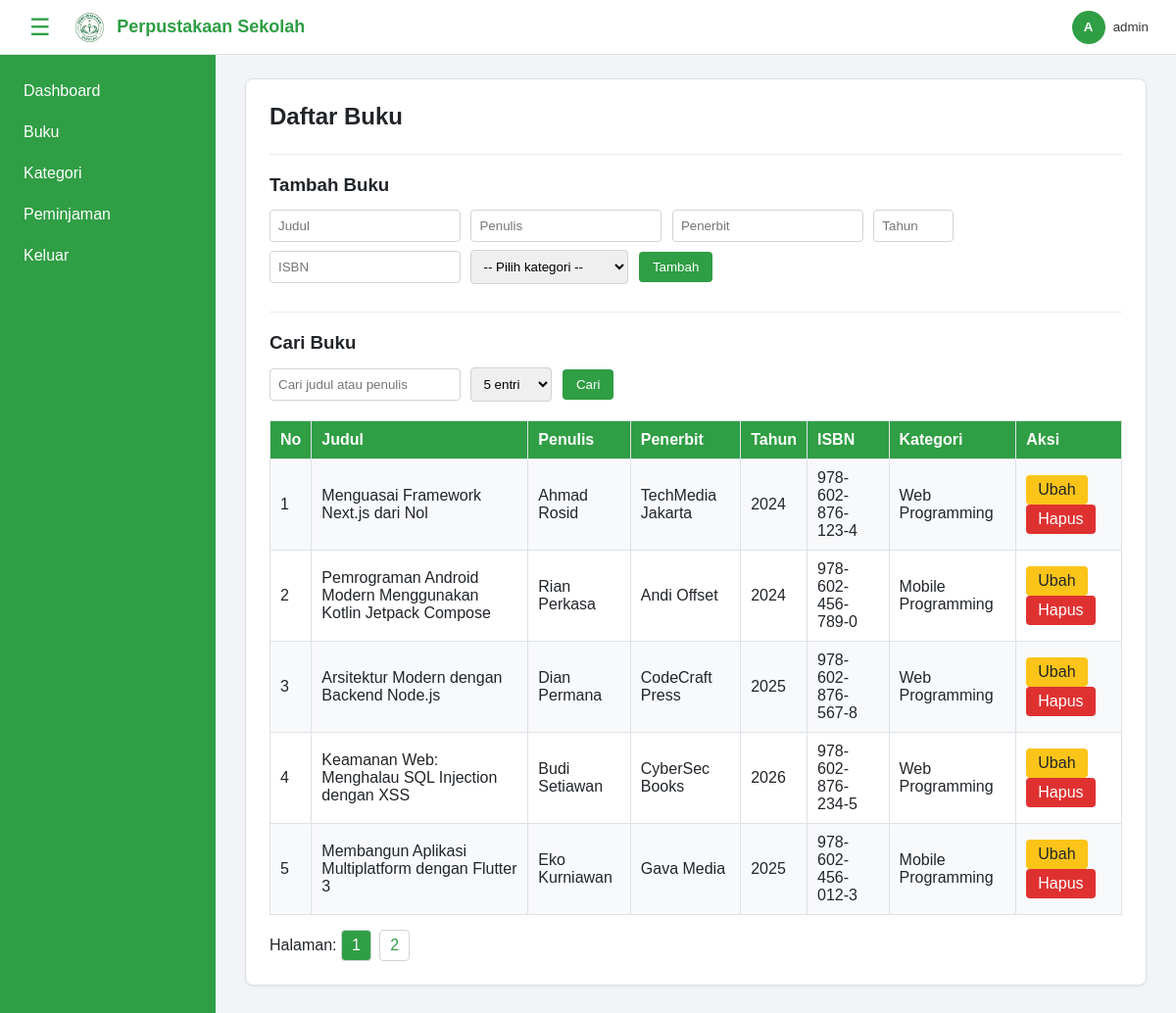
The page /buku.php (signed in) on the database its author committed.
### tables this page shows
CREATE TABLE `buku` (
  `id` int(11) NOT NULL,
  `judul` varchar(200) NOT NULL,
  `penulis` varchar(100) DEFAULT NULL,
  `penerbit` varchar(100) DEFAULT NULL,
  `tahun` int(11) DEFAULT NULL,
  `isbn` varchar(20) DEFAULT NULL,
  `kategori_id` int(11) DEFAULT NULL
);

CREATE TABLE `kategori` (
  `id` int(11) NOT NULL,
  `nama` varchar(100) NOT NULL
);

### buku.php (the view, shortened to what this page needs)
<?php
require "koneksi.php";
$ubah = null;
$cari = isset($_GET['cari']) ? trim($_GET['cari']) : "";
$halaman = isset($_GET['halaman']) ? max(1, (int) $_GET['halaman']) : 1;
$pilihan = [5, 10, 25];
$per_halaman = (isset($_GET['tampil']) && in_array((int) $_GET['tampil'], $pilihan)) ? (int) $_GET['tampil'] : 5;
$offset = ($halaman - 1) * $per_halaman;
$kata = "%" . $cari . "%";
$stmt = mysqli_prepare($koneksi, "SELECT COUNT(*) AS total FROM buku WHERE judul LIKE ? OR penulis LIKE ?");
mysqli_stmt_bind_param($stmt, "ss", $kata, $kata);
mysqli_stmt_execute($stmt);
$total = mysqli_fetch_assoc(mysqli_stmt_get_result($stmt))['total'];
$total_halaman = max(1, ceil($total / $per_halaman));
$stmt = mysqli_prepare($koneksi, "SELECT buku.*, kategori.nama AS nama_kategori
    FROM buku LEFT JOIN kategori ON buku.kategori_id = kategori.id
    WHERE buku.judul LIKE ? OR buku.penulis LIKE ?
    ORDER BY buku.id ASC LIMIT ? OFFSET ?");
mysqli_stmt_bind_param($stmt, "ssii", $kata, $kata, $per_halaman, $offset);
mysqli_stmt_execute($stmt);
$daftar = mysqli_stmt_get_result($stmt);
?>
<!DOCTYPE html>
<html lang="id">
<head>
    <link rel="stylesheet" href="style.css">
</head>
<body>
    <?php include "menu.php"; ?>
    <main class="kartu">
    <h1>Daftar Buku</h1>
    <h3><?php echo $ubah ? "Ubah Buku" : "Tambah Buku"; ?></h3>
    <form method="POST">
        <input type="text" name="judul" placeholder="Judul" required
               value="<?php echo $ubah ? htmlspecialchars($ubah['judul']) : ''; ?>">
        <input type="text" name="penulis" placeholder="Penulis"
               value="<?php echo $ubah ? htmlspecialchars($ubah['penulis']) : ''; ?>">
        <input type="text" name="penerbit" placeholder="Penerbit"
               value="<?php echo $ubah ? htmlspecialchars($ubah['penerbit']) : ''; ?>">
        <input type="number" name="tahun" placeholder="Tahun" min="1000" max="2100"
               value="<?php echo $ubah ? $ubah['tahun'] : ''; ?>">
        <input type="text" name="isbn" placeholder="ISBN"
               value="<?php echo $ubah ? htmlspecialchars($ubah['isbn']) : ''; ?>">
        <select name="kategori_id" required>
            <option value="">-- Pilih kategori --</option>
        </select>
        <button type="submit"><?php echo $ubah ? "Simpan Perubahan" : "Tambah"; ?></button>
    </form>
    <h3>Cari Buku</h3>
    <form method="GET">
        <input type="text" name="cari" placeholder="Cari judul atau penulis"
               value="<?php echo htmlspecialchars($cari); ?>">
        <select name="tampil" onchange="this.form.submit()">
            <?php foreach ($pilihan as $p) { ?>
                <option value="<?php echo $p; ?>" <?php echo $p == $per_halaman ? 'selected' : ''; ?>>
                    <?php echo $p; ?> entri
                </option>
            <?php } ?>
        </select>
        <button type="submit">Cari</button>
    </form>
    <table>
        <tr>
            <th>No</th>
            <th>Judul</th>
            <th>Penulis</th>
            <th>Penerbit</th>
            <th>Tahun</th>
            <th>ISBN</th>
            <th>Kategori</th>
            <th>Aksi</th>
        </tr>
        <?php
        $no = $offset + 1;
        while ($b = mysqli_fetch_assoc($daftar)) { ?>
        <tr>
            <td><?php echo $no++; ?></td>
            <td><?php echo htmlspecialchars($b['judul']); ?></td>
            <td><?php echo htmlspecialchars($b['penulis']); ?></td>
            <td><?php echo htmlspecialchars($b['penerbit']); ?></td>
            <td><?php echo $b['tahun']; ?></td>
            <td><?php echo htmlspecialchars($b['isbn'] ?? ''); ?></td>
            <td><?php echo htmlspecialchars($b['nama_kategori'] ?? '-'); ?></td>
            <td>
                <a href="buku.php?ubah=<?php echo $b['id']; ?>">Ubah</a>
                <a href="buku.php?hapus=<?php echo $b['id']; ?>"
                   onclick="return confirm('Yakin hapus buku ini?')">Hapus</a>
            </td>
        </tr>
        <?php } ?>
    </table>
    <div class="halaman" style="margin-top:15px;">
        Halaman:
        <?php for ($i = 1; $i <= $total_halaman; $i++) { ?>
            <a class="<?php echo $i == $halaman ? 'aktif' : ''; ?>"
               href="buku.php?halaman=<?php echo $i; ?>&cari=<?php echo urlencode($cari); ?>&tampil=<?php echo $per_halaman; ?>"><?php echo $i; ?></a>
        <?php } ?>
    </div>
    </main>
</body>
</html>

### style.css (style rules this page uses)
:root { --warna: #2f9e44; --warna-gelap: #237a35; }
* { box-sizing: border-box; }
body { font-family: Arial, sans-serif; margin: 0; padding: 80px 30px 30px 250px; background: #f2f4f8; color: #212529; }
table { border-collapse: collapse; background: white; width: 100%; margin-top: 15px; }
th, td { border: 1px solid #dee2e6; padding: 10px; text-align: left; }
th { background: var(--warna); color: white; }
tr:nth-child(even) td { background: #f8f9fb; }
form input, form select { padding: 8px; margin: 4px 6px 4px 0; border: 1px solid #ced4da; border-radius: 4px; }
button { padding: 8px 14px; background: var(--warna); color: white; border: none; border-radius: 4px; cursor: pointer; }
table a { color: var(--warna); text-decoration: none; }
table a[href*="hapus"] { color: #e03131; }
.halaman a { display: inline-block; padding: 6px 10px; margin-right: 4px; border: 1px solid #ced4da; border-radius: 4px; background: white; color: var(--warna); text-decoration: none; }
.halaman a.aktif { background: var(--warna); color: white; }
table a[href*="ubah"] { display: inline-block; background: #fcc419; color: #212529; padding: 6px 12px; border-radius: 4px; }
table a[href*="hapus"] { display: inline-block; background: #e03131; color: white; padding: 6px 12px; border-radius: 4px; }
body { transition: padding-left 0.25s; }
.kartu { background: white; border: 1px solid #dee2e6; border-radius: 8px; padding: 24px; box-shadow: 0 1px 3px rgba(0, 0, 0, 0.06); }
.kartu h1 { margin: 0 0 16px; font-size: 24px; }
.kartu h3 { margin: 24px 0 10px; padding-top: 20px; border-top: 1px solid #e9ecef; }

### rows shown on the page
buku: judul "Menguasai Framework Next.js dari Nol", penulis "Ahmad Rosid", penerbit "TechMedia Jakarta", tahun "2024", isbn "978-602-876-123-4", kategori.nama "Web Programming"
buku: judul "Pemrograman Android Modern Menggunakan Kotlin Jetpack Compose", penulis "Rian Perkasa", penerbit "Andi Offset", tahun "2024", isbn "978-602-456-789-0", kategori.nama "Mobile Programming"
buku: judul "Arsitektur Modern dengan Backend Node.js", penulis "Dian Permana", penerbit "CodeCraft Press", tahun "2025", isbn "978-602-876-567-8", kategori.nama "Web Programming"
buku: judul "Keamanan Web: Menghalau SQL Injection dengan XSS", penulis "Budi Setiawan", penerbit "CyberSec Books", tahun "2026", isbn "978-602-876-234-5", kategori.nama "Web Programming"
buku: judul "Membangun Aplikasi Multiplatform dengan Flutter 3", penulis "Eko Kurniawan", penerbit "Gava Media", tahun "2025", isbn "978-602-456-012-3", kategori.nama "Mobile Programming"

### other values the page prints
substr($_SESSION['username'], 0, 1) "A"
$_SESSION['username'] "admin"
form field tampil "5 entri"
